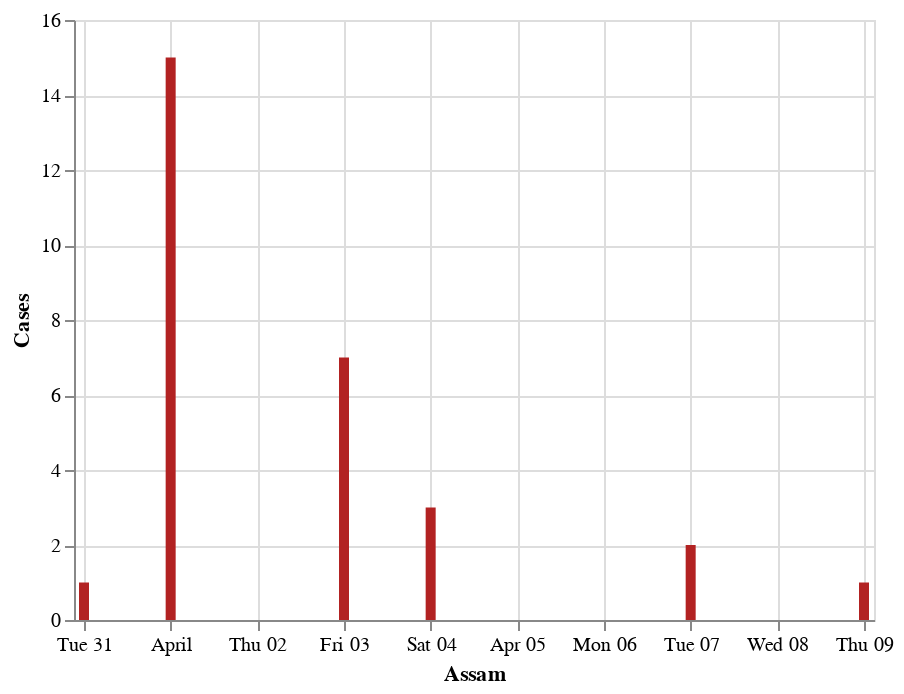

Source (notebook cell):
### Code cell
#hide_input

wb_df=graph_df.query("detected_state == 'Assam'").reset_index()
wb_df=wb_df[["diagnosed_date",0]]
wb_df.rename(columns={0:'Cases'},inplace=True)
wb_df=wb_df.groupby("diagnosed_date").sum().reset_index()
#wb_df
alt.Chart(wb_df).mark_bar(color='firebrick').encode(
    alt.X('diagnosed_date', title='Assam'),
    alt.Y('sum(Cases)', title='Cases')
).interactive()

### Figure 1 — Vega-Lite specification as saved in the notebook (floating-point values rounded to 4 significant figures)
{"config": {"view": {"continuousWidth": 400, "continuousHeight": 300}}, "data": {"name": "data-32afe1bf0b34798ddb9e59fdc8c8defa"}, "mark": {"type": "bar", "color": "firebrick"}, "encoding": {"x": {"type": "temporal", "field": "diagnosed_date", "title": "Assam"}, "y": {"type": "quantitative", "aggregate": "sum", "field": "Cases", "title": "Cases"}}, "selection": {"selector004": {"type": "interval", "bind": "scales", "encodings": ["x", "y"]}}, "$schema": "https://vega.github.io/schema/vega-lite/v4.8.1.json", "datasets": {"data-32afe1bf0b34798ddb9e59fdc8c8defa": [{"diagnosed_date": "2020-03-31T00:00:00", "Cases": 1}, {"diagnosed_date": "2020-04-01T00:00:00", "Cases": 15}, {"diagnosed_date": "2020-04-03T00:00:00", "Cases": 7}, {"diagnosed_date": "2020-04-04T00:00:00", "Cases": 3}, {"diagnosed_date": "2020-04-07T00:00:00", "Cases": 2}, {"diagnosed_date": "2020-04-09T00:00:00", "Cases": 1}]}}
